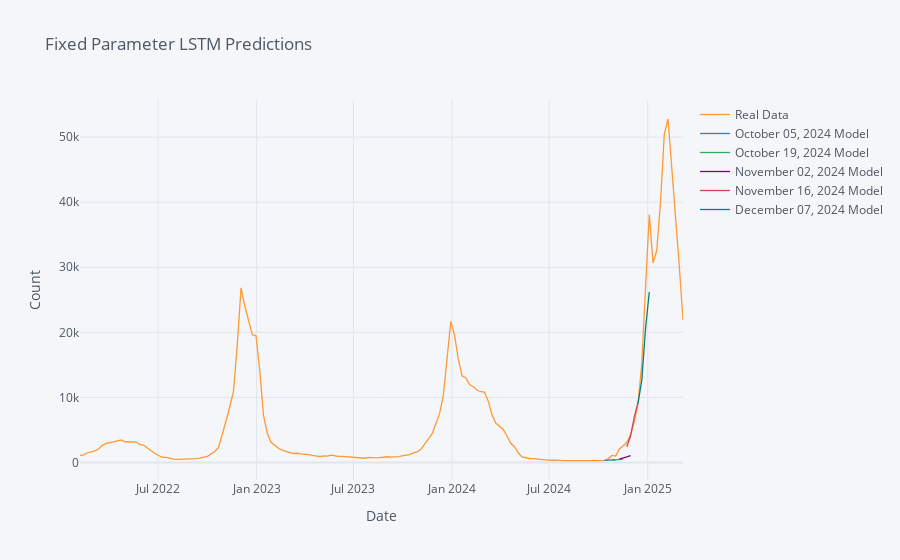

Notebook code for this chart:
### Code cell
Processor.create_graph()

### Figure 1 — Plotly figure (JSON) as saved in the notebook; plotly's stock layout.template omitted (floating-point values rounded to 4 significant figures; data arrays with more than 128 entries replaced by an {"elided": "..."} marker saying what was removed)
{"data": [{"line": {"color": "rgba(255, 153, 51, 1.0)", "dash": "solid", "shape": "linear", "width": 1.3}, "mode": "lines", "name": "Real Data", "text": "", "type": "scatter", "x": {"elided": "162 str values"}, "y": {"elided": "162 int values"}}, {"line": {"color": "rgba(55, 128, 191, 1.0)", "dash": "solid", "shape": "linear", "width": 1.3}, "mode": "lines", "name": "October 05, 2024 Model", "text": "", "type": "scatter", "x": {"elided": "162 str values"}, "y": {"elided": "162 mixed values"}}, {"line": {"color": "rgba(50, 171, 96, 1.0)", "dash": "solid", "shape": "linear", "width": 1.3}, "mode": "lines", "name": "October 19, 2024 Model", "text": "", "type": "scatter", "x": {"elided": "162 str values"}, "y": {"elided": "162 mixed values"}}, {"line": {"color": "rgba(128, 0, 128, 1.0)", "dash": "solid", "shape": "linear", "width": 1.3}, "mode": "lines", "name": "November 02, 2024 Model", "text": "", "type": "scatter", "x": {"elided": "162 str values"}, "y": {"elided": "162 mixed values"}}, {"line": {"color": "rgba(219, 64, 82, 1.0)", "dash": "solid", "shape": "linear", "width": 1.3}, "mode": "lines", "name": "November 16, 2024 Model", "text": "", "type": "scatter", "x": {"elided": "162 str values"}, "y": {"elided": "162 mixed values"}}, {"line": {"color": "rgba(0, 128, 128, 1.0)", "dash": "solid", "shape": "linear", "width": 1.3}, "mode": "lines", "name": "December 07, 2024 Model", "text": "", "type": "scatter", "x": {"elided": "162 str values"}, "y": {"elided": "162 mixed values"}}], "layout": {"autosize": true, "legend": {"bgcolor": "#F5F6F9", "font": {"color": "#4D5663"}}, "paper_bgcolor": "#F5F6F9", "plot_bgcolor": "#F5F6F9", "title": {"font": {"color": "#4D5663"}, "text": "Fixed Parameter LSTM Predictions"}, "xaxis": {"autorange": true, "gridcolor": "#E1E5ED", "range": ["2022-02-05", "2025-03-08"], "showgrid": true, "tickfont": {"color": "#4D5663"}, "title": {"font": {"color": "#4D5663"}, "text": "Date"}, "type": "date", "zerolinecolor": "#E1E5ED"}, "yaxis": {"autorange": true, "gridcolor": "#E1E5ED", "range": [-2697.0, 55710.0], "showgrid": true, "tickfont": {"color": "#4D5663"}, "title": {"font": {"color": "#4D5663"}, "text": "Count"}, "type": "linear", "zerolinecolor": "#E1E5ED"}}}
